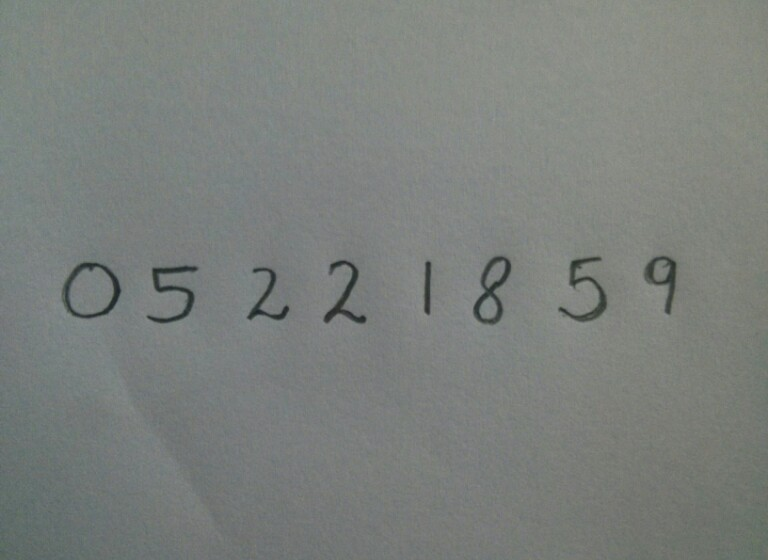
#> input picture images/photo_1.jpg, 768 x 560 px, found by its file name
$ jupyter execute --allow-errors '16 - Exercício - Usando o modelo - parte 2 de 2.ipynb'   (shell and % lines are left out)   (older library calls are emulated)
#> lines starting #> are read from the running program, lines starting #| are printed output that depends on the picture; after the words box and inside, x2 and y2 are one past the last pixel; in counts of white or black regions, pixels touching at a corner belong together
# ==========================
# PARTE 2 - USANDO O MODELO
# ==========================

# Exercício de reconhecimento de dígitos

Vamos testar o modelo utilizando duas imagens, cada uma com vários dígitos escritos

# Carregando imagens para testes

** TAREFA 01 **: Carregue as imagens: "./images/photo_1.jpg" e "./images/photo_2.jpg"

* Dica 1: Não esqueça de converter para cinza (cv2.COLOR_BGR2GRAY)

[cell 1]
import cv2

#imagem1
#imagem2

# ====================== INÍCIO DO TEU CÓDIGO ======================

imagem1 = cv2.imread("./images/photo_1.jpg")
#> imagem1 is the input picture: shape (560, 768, 3); mean B, G, R 123.9, 127.4, 123
imagem2 = cv2.imread("./images/photo_2.jpg")
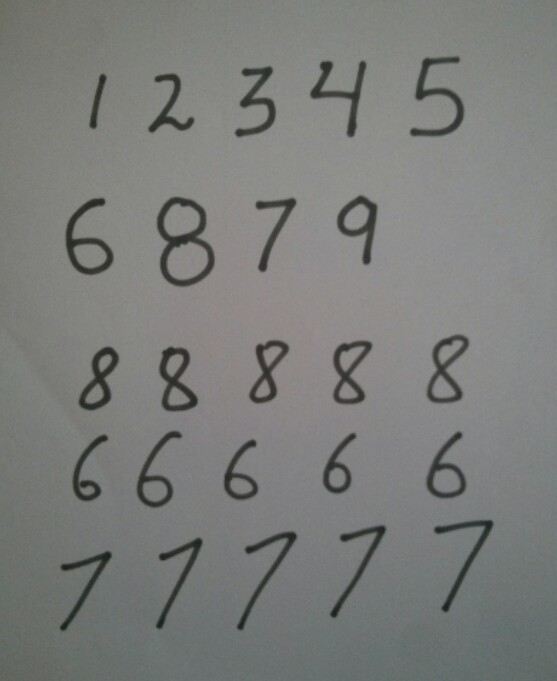
#> input picture images/photo_2.jpg, 557 x 681 px, found by its file name
#> imagem2 is the input picture: shape (681, 557, 3); mean B, G, R 122.1, 124.5, 123.1


# ====================== FIM DO TEU CÓDIGO ======================

img_gray1 = cv2.cvtColor(imagem1, cv2.COLOR_BGR2GRAY)
img_gray2 = cv2.cvtColor(imagem2, cv2.COLOR_BGR2GRAY)

# Mostrando as duas imagens

** TAREFA 02 **: mostre as imagens: imagem1 e imagem2

[cell 2]
import matplotlib.pyplot as plt

# ====================== INÍCIO DO TEU CÓDIGO ======================

plt.subplot(1,2,1)
plt.imshow(imagem1, cmap=plt.cm.gray)

plt.subplot(1,2,2)
plt.imshow(imagem2, cmap=plt.cm.gray)

plt.show()
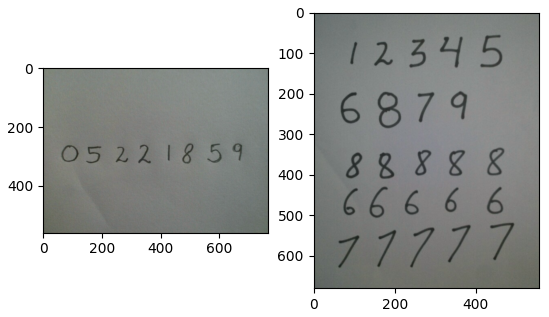
#> figure drawn by matplotlib, 2 panels; B, G, R data is drawn as R, G, B

# ====================== FIM DO TEU CÓDIGO ======================

# Selecionando Áreas de interesse na imagem 1

A seleção de áreas de interesse pode ser feitas de várias formas, por seleção de cor, por limiares, por extração de features, operações lógicas, etc... Na maioria das vezes o processo é a únião de várias técnicas.

Nestas imagens o que desejamos é extrair cada número para ser testado no modelo.

O processo será o seguinte:
* Aplicar um filtro gaussiano
* Aplicar um limiar
* Pesquisar por contornos
* Extrair retangulos dos contornos

[cell 3]
# Gaussian filtering
im_gauss = cv2.GaussianBlur(img_gray1, (5, 5), 0)

# Threshold
ret, im_th = cv2.threshold(im_gauss, 90, 255, cv2.THRESH_BINARY_INV)
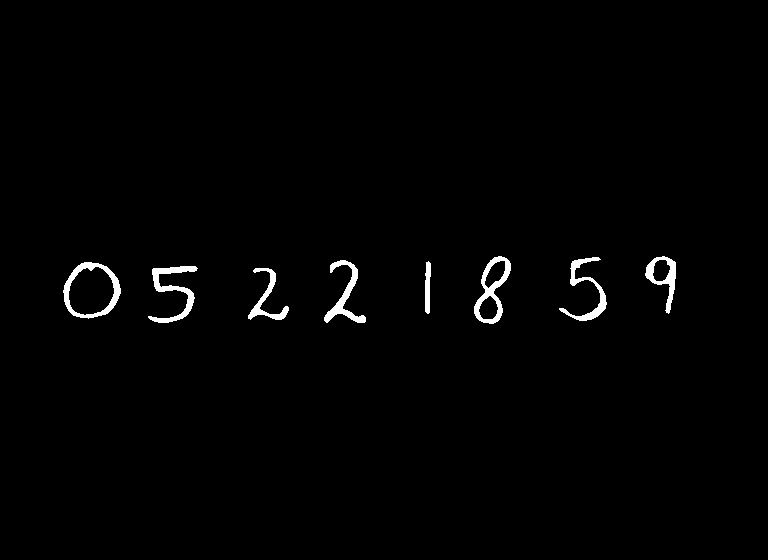
#> im_th: shape (560, 768); 1.2% white; 8 white regions

# Find contours
im2, ctrs, hier = cv2.findContours(im_th.copy(), cv2.RETR_EXTERNAL, cv2.CHAIN_APPROX_SIMPLE)
#> ctrs = 8 contours; box (x1, y1, x2, y2) and area: (63, 262, 121, 319) 2436, (474, 256, 511, 324) 1370, (645, 256, 676, 314) 795, (148, 266, 198, 323) 694, (324, 260, 366, 323) 620, (559, 257, 607, 321) 573, (248, 268, 289, 320) 444, (425, 261, 431, 314) 202

# Get rectangles contains each contour
rects = [cv2.boundingRect(ctr) for ctr in ctrs]
#> rects = [(248, 268, 41, 52), (148, 266, 50, 57), (63, 262, 58, 57), (425, 261, 6, 53), (324, 260, 42, 63), (559, 257, 48, 64), (645, 256, 31, 58), (474, 256, 37, 68)]

# Mostrando o resultado do processo

Aqui estou mostrando o resultado final da seleção de áreas de interesse.
Mas, você pode mostrar o resultado de cada parte do processo, como a imagem após o Gauss, ou após o limiar, etc...

[cell 4]
# Criando uma cópia
im = imagem1.copy()

for rect in rects:
    # Draw the rectangles
    cv2.rectangle(im, (rect[0], rect[1]), (rect[0] + rect[2], rect[1] + rect[3]), (0, 255, 0), 3)
#> this loop made 8 passes
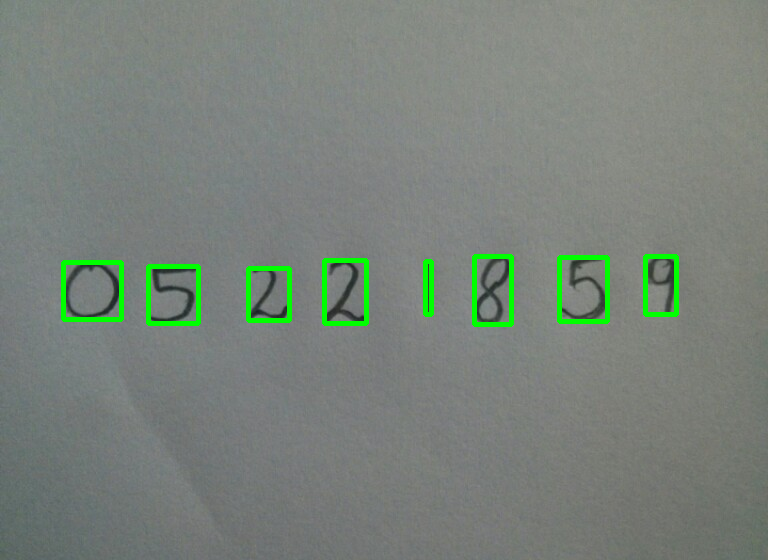
#> im: shape (560, 768, 3); 1.8% of pixels changed, all inside (x1, y1, x2, y2) = (61, 254, 679, 327)
#> (reads digits_cls.pkl from the repository)


plt.imshow(im)
plt.show()

# Fazer a predição das áreas de interesse

Agora que já encontramos nossas áreas de interesse, vamos fazer a predição de cada área.

## Primeiro vamos ler o modelo SALVO

[cell 5]
from sklearn.externals import joblib

# Lendo o modelo SALVO
#> (the rest of this cell did not finish here and is left out)

## Nesta ocorre o seguinte processo:

* Percorremos todos os retangulos
    * Convertemos o retangulo em coordenadas da imagem
    * Extraímos o retangulo da imagem (patch), assim temos apenas uma pequena imagem que deve ser um dígito
    * Modificamos a dimensão do patch para 28x28 (tamanho das imagens de treinamento)
    * Dilatamos o patch
    * Calculamos o mesmo HOG usando no treinamento
    * Fazemos a predição com o modelo SVM
    * Escrevemos na imagem original o predição

[cell 6]
from skimage.feature import hog
import numpy as np

# Criando uma cópia
im = imagem1.copy()

# For each rectangular region, calculate HOG features and predict
# the digit using Linear SVM.
#> (the rest of this cell did not finish here and is left out)

# Ultima tarefa - Repita o processo para a imagem 2

[cell 7]
# ====================== INÍCIO DO TEU CÓDIGO ======================

# Gaussian filtering
im_gauss = cv2.GaussianBlur(img_gray2, (5, 5), 0)
#> im_gauss: shape (681, 557)

# Threshold
ret, im_th = cv2.threshold(im_gauss, 90, 255, cv2.THRESH_BINARY_INV)
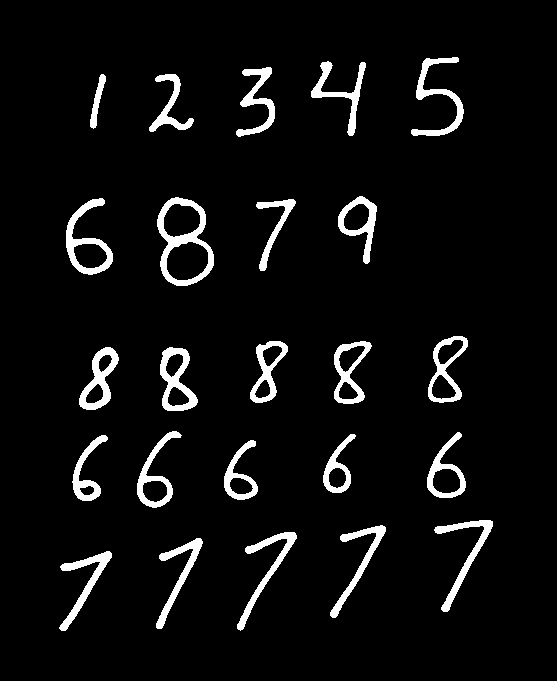
#> im_th: shape (681, 557); 5.7% white; 24 white regions

# Find contours
im2, ctrs, hier = cv2.findContours(im_th.copy(), cv2.RETR_EXTERNAL, cv2.CHAIN_APPROX_SIMPLE)
#> ctrs = 24 contours; largest, box (x1, y1, x2, y2) and area: (157, 197, 214, 286) 3632, (66, 198, 113, 275) 1645, (160, 347, 198, 411) 1524, (428, 336, 468, 403) 1496, (334, 341, 372, 404) 1391

# Get rectangles contains each contour
rects = [cv2.boundingRect(ctr) for ctr in ctrs]
#> rects = 24 items, first 6: (59, 551, 53, 80), (156, 538, 47, 91), (237, 532, 60, 99), (330, 525, 56, 93), (434, 520, 59, 92), (224, 440, 34, 60)

# Criando uma cópia
im = imagem2.copy()

# For each rectangular region, calculate HOG features and predict
# the digit using Linear SVM.
#> (the rest of this cell did not finish here and is left out)
